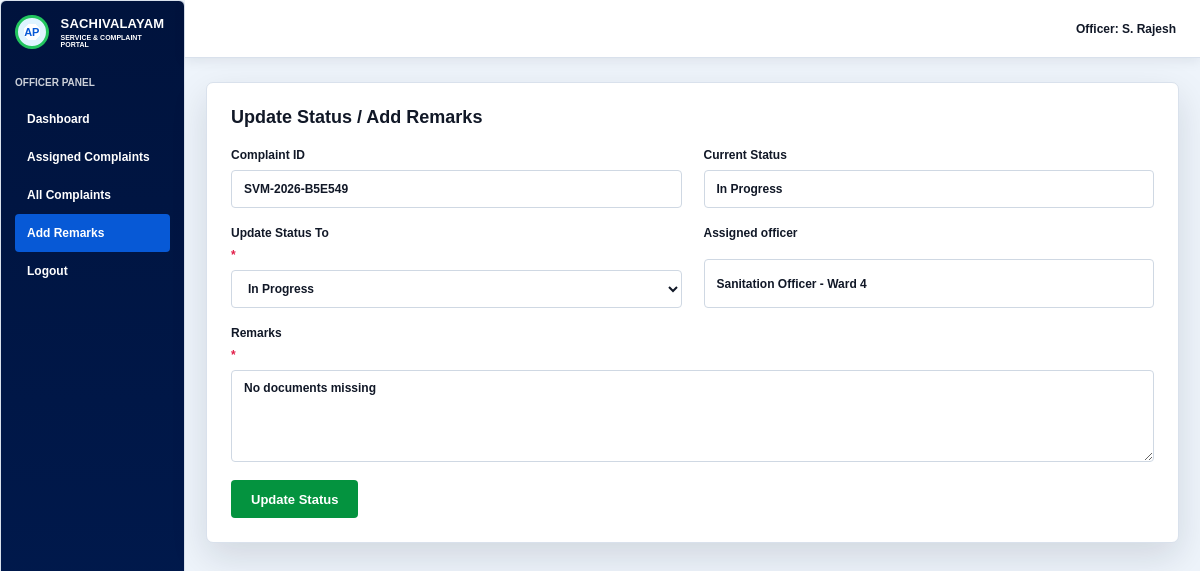
Screenshot of /request/SVM-2026-B5E549 (signed in) with the database file from the repository.
### tables this page shows
CREATE TABLE requests (
                id INTEGER PRIMARY KEY AUTOINCREMENT,
                tracking_id TEXT UNIQUE NOT NULL,
                citizen_name TEXT NOT NULL,
                phone TEXT NOT NULL,
                ward TEXT NOT NULL,
                category TEXT NOT NULL,
                title TEXT NOT NULL,
                description TEXT NOT NULL,
                documents TEXT NOT NULL,
                status TEXT NOT NULL,
                officer TEXT NOT NULL,
                created_at TEXT NOT NULL,
                updated_at TEXT NOT NULL
            );

### app.py (the view, shortened to what this page needs)
@app.route("/request/<tracking_id>", methods=["GET", "POST"])
@officer_required
def request_detail(tracking_id):
    record = get_request_by_tracking_id(tracking_id)
    if record is None:
        flash("Request not found.", "error")
        return redirect(url_for("dashboard"))
    return render_template(
        "detail.html",
        record=record,
        officers=sorted(set(OFFICERS.values())),
        statuses=["Pending", "Documents Missing", "In Progress", "Completed"],
    )

### app.py (called while the page is built, shortened)
def get_db():
    conn = sqlite3.connect(DATABASE)
    conn.row_factory = sqlite3.Row
    return conn

def init_db():
    with get_db() as conn:
        conn.execute(
            """
            CREATE TABLE IF NOT EXISTS requests (
                id INTEGER PRIMARY KEY AUTOINCREMENT,
                tracking_id TEXT UNIQUE NOT NULL,
                citizen_name TEXT NOT NULL,
                phone TEXT NOT NULL,
                ward TEXT NOT NULL,
                category TEXT NOT NULL,
                title TEXT NOT NULL,
                description TEXT NOT NULL,
                documents TEXT NOT NULL,
                status TEXT NOT NULL,
                officer TEXT NOT NULL,
                created_at TEXT NOT NULL,
                updated_at TEXT NOT NULL
            )
            """
        )
        count = conn.execute("SELECT COUNT(*) FROM requests").fetchone()[0]

@app.before_request
def prepare_database():
    init_db()

def get_request_by_tracking_id(tracking_id):
    with get_db() as conn:
        return conn.execute(
            "SELECT * FROM requests WHERE tracking_id = ?",
            (tracking_id.strip().upper(),),
        ).fetchone()

def officer_required(view):
    @wraps(view)
    def wrapped_view(*args, **kwargs):
        if not session.get("officer_logged_in"):
            flash("Officer login is required to access that page.", "error")
            return redirect(url_for("officer_login", next=request.path))
        return view(*args, **kwargs)
    return wrapped_view

### templates/detail.html (shortened to what this page needs)
{% extends "base.html" %}
{% block shell %}
<div class="panel-layout officer">
  <aside class="side-nav">
    <div class="side-brand">
      <span class="brand-mark">AP</span>
      <span><strong>SACHIVALAYAM</strong><small>SERVICE & COMPLAINT PORTAL</small></span>
    </div>
    <p>OFFICER PANEL</p>
    <a href="{{ url_for('dashboard') }}">Dashboard</a>
    <a href="{{ url_for('dashboard', status='Pending') }}">Assigned Complaints</a>
    <a href="{{ url_for('dashboard') }}">All Complaints</a>
    <a class="active" href="{{ url_for('request_detail', tracking_id=record.tracking_id) }}">Add Remarks</a>
    <a href="{{ url_for('logout') }}">Logout</a>
  </aside>
  <section class="panel-content">
    <div class="panel-topbar"><strong>Officer: S. Rajesh</strong></div>
    <section class="form-shell update-page">
      <h1>Update Status / Add Remarks</h1>
      <form method="post" class="form-grid">
        <label>
          Complaint ID
          <input value="{{ record.tracking_id }}" readonly>
        </label>
        <label>
          Current Status
          <input value="{{ record.status }}" readonly>
        </label>
        <label>
          Update Status To <b>*</b>
          <select name="status">
            {% for item in statuses %}
              <option value="{{ item }}" {% if record.status == item %}selected{% endif %}>{{ item }}</option>
            {% endfor %}
          </select>
        </label>
        <label>
          Assigned officer
          <input name="officer" value="{{ record.officer }}" list="officer-list">
        </label>
        <label class="wide">
          Remarks <b>*</b>
          <textarea name="documents" rows="5" placeholder="Enter remarks or comments">{{ record.documents }}</textarea>
        </label>
        <button class="btn success wide" type="submit">Update Status</button>
      </form>
    </section>
  </section>
</div>
{% endblock %}

### static/styles.css (style rules this page uses)
:root { --navy: #00133d; --navy-2: #00245c; --blue: #0759d6; --blue-2: #0b6ff0; --green: #04933f; --orange: #ff9d20; --purple: #9747aa; --ink: #111827; --muted: #64748b; --line: #d9e1ec; --bg: #f4f8fd; --white: #ffffff; --shadow: 0 14px 36px rgba(15, 23, 42, 0.13); }
* { box-sizing: border-box; }
body { margin: 0; background: var(--bg); color: var(--ink); font-family: Arial, Helvetica, sans-serif; font-size: 14px; }
a { color: inherit; text-decoration: none; }
.brand, .auth-brand, .side-brand { display: flex; align-items: center; gap: 12px; }
.brand-mark { width: 38px; height: 38px; display: grid; place-items: center; border: 3px solid #22c55e; border-radius: 50%; background: radial-gradient(circle, #ffffff 0 42%, #dff4ff 43% 100%); color: var(--blue); font-size: 11px; font-weight: 900; }
.brand strong, .auth-brand strong, .side-brand strong { display: block; font-size: 18px; line-height: 1; letter-spacing: .2px; }
.brand small, .auth-brand small, .side-brand small { display: block; margin-top: 4px; font-size: 10px; font-weight: 800; }
.btn { min-height: 38px; padding: 10px 20px; display: inline-flex; align-items: center; justify-content: center; border: 0; border-radius: 4px; cursor: pointer; font: inherit; font-size: 13px; font-weight: 900; }
.btn.success { width: fit-content; justify-self: start; background: var(--green); color: #fff; }
.panel-layout { min-height: 100vh; display: grid; grid-template-columns: 185px 1fr; background: #eef4fb; }
.side-nav { padding: 14px; background: linear-gradient(180deg, #00133d, #001b51); color: #fff; }
.side-brand { margin-bottom: 28px; }
.side-brand .brand-mark { width: 34px; height: 34px; }
.side-brand strong { font-size: 13px; }
.side-brand small { font-size: 7px; }
.side-nav p { margin: 0 0 12px 0; font-size: 10px; font-weight: 900; opacity: .8; }
.side-nav a { display: block; padding: 12px 12px; border-radius: 4px; color: #fff; font-size: 12px; font-weight: 800; }
.side-nav a.active, .side-nav a:hover { background: var(--blue); }
.panel-content { min-width: 0; }
.panel-topbar { height: 58px; padding: 0 24px; display: flex; justify-content: space-between; align-items: center; background: #fff; border-bottom: 1px solid var(--line); box-shadow: 0 3px 12px rgba(15, 23, 42, .08); font-size: 12px; }
.form-shell, .dashboard-content, .track-box, .record-view, .simple-page { width: min(980px, calc(100% - 42px)); margin: 24px auto; padding: 24px; background: #fff; border: 1px solid var(--line); border-radius: 7px; box-shadow: var(--shadow); }
.form-shell h1, .dashboard-content h1 { margin: 0 0 20px; font-size: 18px; }
.form-grid { display: grid; grid-template-columns: repeat(2, minmax(0, 1fr)); gap: 18px 22px; }
.wide { grid-column: 1 / -1; }
label { display: grid; gap: 8px; font-size: 12px; font-weight: 800; }
label b { color: #e11d48; }
input, select, textarea { width: 100%; min-height: 38px; padding: 10px 12px; border: 1px solid #cfd8e3; border-radius: 4px; color: var(--ink); background: #fff; font: inherit; font-size: 12px; }
textarea { resize: vertical; }
aside { padding: 16px; border: 1px solid var(--line); border-radius: 6px; }

### rows the page displays
requests: tracking_id "SVM-2026-B5E549", status "In Progress", officer "Sanitation Officer - Ward 4", documents "No documents missing"
